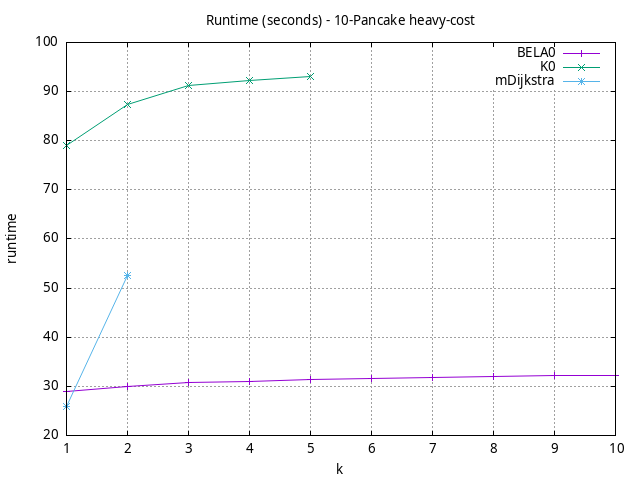

This figure's gnuplot source:
#!/usr/bin/gnuplot
# -*- coding: utf-8 -*-
#
# results/n-pancake/heavy-cost/10/10pancake.brute-force.runtime.gnuplot
#
# Started on 04/11/2024 16:44:36
# Author: Carlos Linares López
set grid
set xlabel "k"
set ylabel "runtime"

set title "Runtime (seconds) - 10-Pancake heavy-cost"

set terminal png enhanced font "Ariel,10"
set output '10pancake.brute-force.runtime.png'

plot "-" title "BELA0"      with linesp, "-" title "K0"      with linesp, "-" title "mDijkstra"      with linesp

	1 29.045735800000003
	2 29.921466600000002
	3 30.694983199999996
	4 31.039786499999995
	5 31.385189499999996
	6 31.5707795
	7 31.790656200000004
	8 32.047626300000005
	9 32.2334452
	10 32.31170110000001
end
	1 79.06150929999998
	2 87.46838689999998
	3 91.23720500000002
	4 92.21677700000002
	5 93.03312899999999
end
	1 25.8814132
	2 52.55856740000001
end
